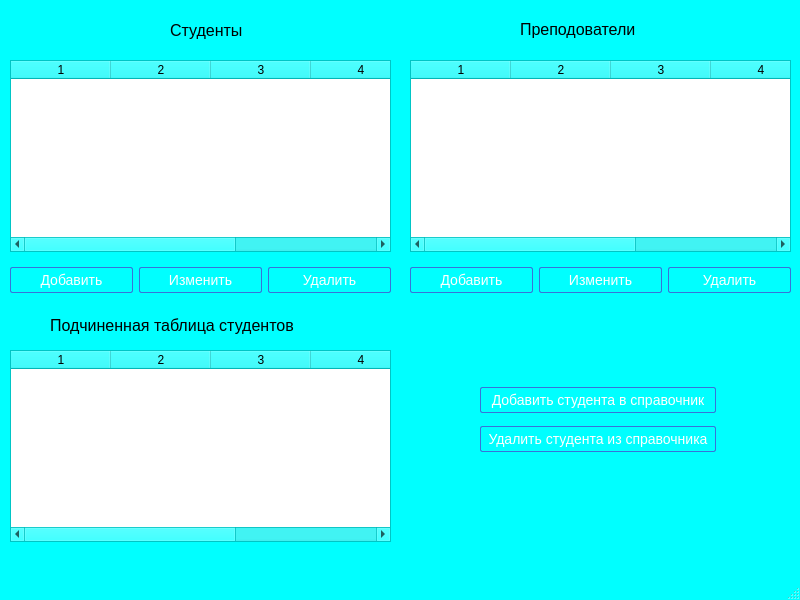
<?xml version="1.0" encoding="UTF-8"?>
<ui version="4.0">
 <class>MainWindow</class>
 <widget class="QMainWindow" name="MainWindow">
  <property name="enabled">
   <bool>true</bool>
  </property>
  <property name="geometry">
   <rect>
    <x>0</x>
    <y>0</y>
    <width>800</width>
    <height>600</height>
   </rect>
  </property>
  <property name="minimumSize">
   <size>
    <width>800</width>
    <height>600</height>
   </size>
  </property>
  <property name="maximumSize">
   <size>
    <width>800</width>
    <height>600</height>
   </size>
  </property>
  <property name="palette">
   <palette>
    <active>
     <colorrole role="WindowText">
      <brush brushstyle="SolidPattern">
       <color alpha="255">
        <red>0</red>
        <green>0</green>
        <blue>0</blue>
       </color>
      </brush>
     </colorrole>
     <colorrole role="Button">
      <brush brushstyle="SolidPattern">
       <color alpha="255">
        <red>0</red>
        <green>255</green>
        <blue>255</blue>
       </color>
      </brush>
     </colorrole>
     <colorrole role="Light">
      <brush brushstyle="SolidPattern">
       <color alpha="255">
        <red>127</red>
        <green>255</green>
        <blue>255</blue>
       </color>
      </brush>
     </colorrole>
     <colorrole role="Midlight">
      <brush brushstyle="SolidPattern">
       <color alpha="255">
        <red>63</red>
        <green>255</green>
        <blue>255</blue>
       </color>
      </brush>
     </colorrole>
     <colorrole role="Dark">
      <brush brushstyle="SolidPattern">
       <color alpha="255">
        <red>0</red>
        <green>127</green>
        <blue>127</blue>
       </color>
      </brush>
     </colorrole>
     <colorrole role="Mid">
      <brush brushstyle="SolidPattern">
       <color alpha="255">
        <red>0</red>
        <green>170</green>
        <blue>170</blue>
       </color>
      </brush>
     </colorrole>
     <colorrole role="Text">
      <brush brushstyle="SolidPattern">
       <color alpha="255">
        <red>0</red>
        <green>0</green>
        <blue>0</blue>
       </color>
      </brush>
     </colorrole>
     <colorrole role="BrightText">
      <brush brushstyle="SolidPattern">
       <color alpha="255">
        <red>255</red>
        <green>255</green>
        <blue>255</blue>
       </color>
      </brush>
     </colorrole>
     <colorrole role="ButtonText">
      <brush brushstyle="SolidPattern">
       <color alpha="255">
        <red>0</red>
        <green>0</green>
        <blue>0</blue>
       </color>
      </brush>
     </colorrole>
     <colorrole role="Base">
      <brush brushstyle="SolidPattern">
       <color alpha="255">
        <red>255</red>
        <green>255</green>
        <blue>255</blue>
       </color>
      </brush>
     </colorrole>
     <colorrole role="Window">
      <brush brushstyle="SolidPattern">
       <color alpha="255">
        <red>0</red>
        <green>255</green>
        <blue>255</blue>
       </color>
      </brush>
     </colorrole>
     <colorrole role="Shadow">
      <brush brushstyle="SolidPattern">
       <color alpha="255">
        <red>0</red>
        <green>0</green>
        <blue>0</blue>
       </color>
      </brush>
     </colorrole>
     <colorrole role="AlternateBase">
      <brush brushstyle="SolidPattern">
       <color alpha="255">
        <red>127</red>
        <green>255</green>
        <blue>255</blue>
       </color>
      </brush>
     </colorrole>
     <colorrole role="ToolTipBase">
      <brush brushstyle="SolidPattern">
       <color alpha="255">
        <red>255</red>
        <green>255</green>
        <blue>220</blue>
       </color>
      </brush>
     </colorrole>
     <colorrole role="ToolTipText">
      <brush brushstyle="SolidPattern">
       <color alpha="255">
        <red>0</red>
        <green>0</green>
        <blue>0</blue>
       </color>
      </brush>
     </colorrole>
     <colorrole role="PlaceholderText">
      <brush brushstyle="SolidPattern">
       <color alpha="128">
        <red>0</red>
        <green>0</green>
        <blue>0</blue>
       </color>
      </brush>
     </colorrole>
    </active>
    <inactive>
     <colorrole role="WindowText">
      <brush brushstyle="SolidPattern">
       <color alpha="255">
        <red>0</red>
        <green>0</green>
        <blue>0</blue>
       </color>
      </brush>
     </colorrole>
     <colorrole role="Button">
      <brush brushstyle="SolidPattern">
       <color alpha="255">
        <red>0</red>
        <green>255</green>
        <blue>255</blue>
       </color>
      </brush>
     </colorrole>
     <colorrole role="Light">
      <brush brushstyle="SolidPattern">
       <color alpha="255">
        <red>127</red>
        <green>255</green>
        <blue>255</blue>
       </color>
      </brush>
     </colorrole>
     <colorrole role="Midlight">
      <brush brushstyle="SolidPattern">
       <color alpha="255">
        <red>63</red>
        <green>255</green>
        <blue>255</blue>
       </color>
      </brush>
     </colorrole>
     <colorrole role="Dark">
      <brush brushstyle="SolidPattern">
       <color alpha="255">
        <red>0</red>
        <green>127</green>
        <blue>127</blue>
       </color>
      </brush>
     </colorrole>
     <colorrole role="Mid">
      <brush brushstyle="SolidPattern">
       <color alpha="255">
        <red>0</red>
        <green>170</green>
        <blue>170</blue>
       </color>
      </brush>
     </colorrole>
     <colorrole role="Text">
      <brush brushstyle="SolidPattern">
       <color alpha="255">
        <red>0</red>
        <green>0</green>
        <blue>0</blue>
       </color>
      </brush>
     </colorrole>
     <colorrole role="BrightText">
      <brush brushstyle="SolidPattern">
       <color alpha="255">
        <red>255</red>
        <green>255</green>
        <blue>255</blue>
       </color>
      </brush>
     </colorrole>
     <colorrole role="ButtonText">
      <brush brushstyle="SolidPattern">
       <color alpha="255">
        <red>0</red>
        <green>0</green>
        <blue>0</blue>
       </color>
      </brush>
     </colorrole>
     <colorrole role="Base">
      <brush brushstyle="SolidPattern">
       <color alpha="255">
        <red>255</red>
        <green>255</green>
        <blue>255</blue>
       </color>
      </brush>
     </colorrole>
     <colorrole role="Window">
      <brush brushstyle="SolidPattern">
       <color alpha="255">
        <red>0</red>
        <green>255</green>
        <blue>255</blue>
       </color>
      </brush>
     </colorrole>
     <colorrole role="Shadow">
      <brush brushstyle="SolidPattern">
       <color alpha="255">
        <red>0</red>
        <green>0</green>
        <blue>0</blue>
       </color>
      </brush>
     </colorrole>
     <colorrole role="AlternateBase">
      <brush brushstyle="SolidPattern">
       <color alpha="255">
        <red>127</red>
        <green>255</green>
        <blue>255</blue>
       </color>
      </brush>
     </colorrole>
     <colorrole role="ToolTipBase">
      <brush brushstyle="SolidPattern">
       <color alpha="255">
        <red>255</red>
        <green>255</green>
        <blue>220</blue>
       </color>
      </brush>
     </colorrole>
     <colorrole role="ToolTipText">
      <brush brushstyle="SolidPattern">
       <color alpha="255">
        <red>0</red>
        <green>0</green>
        <blue>0</blue>
       </color>
      </brush>
     </colorrole>
     <colorrole role="PlaceholderText">
      <brush brushstyle="SolidPattern">
       <color alpha="128">
        <red>0</red>
        <green>0</green>
        <blue>0</blue>
       </color>
      </brush>
     </colorrole>
    </inactive>
    <disabled>
     <colorrole role="WindowText">
      <brush brushstyle="SolidPattern">
       <color alpha="255">
        <red>0</red>
        <green>127</green>
        <blue>127</blue>
       </color>
      </brush>
     </colorrole>
     <colorrole role="Button">
      <brush brushstyle="SolidPattern">
       <color alpha="255">
        <red>0</red>
        <green>255</green>
        <blue>255</blue>
       </color>
      </brush>
     </colorrole>
     <colorrole role="Light">
      <brush brushstyle="SolidPattern">
       <color alpha="255">
        <red>127</red>
        <green>255</green>
        <blue>255</blue>
       </color>
      </brush>
     </colorrole>
     <colorrole role="Midlight">
      <brush brushstyle="SolidPattern">
       <color alpha="255">
        <red>63</red>
        <green>255</green>
        <blue>255</blue>
       </color>
      </brush>
     </colorrole>
     <colorrole role="Dark">
      <brush brushstyle="SolidPattern">
       <color alpha="255">
        <red>0</red>
        <green>127</green>
        <blue>127</blue>
       </color>
      </brush>
     </colorrole>
     <colorrole role="Mid">
      <brush brushstyle="SolidPattern">
       <color alpha="255">
        <red>0</red>
        <green>170</green>
        <blue>170</blue>
       </color>
      </brush>
     </colorrole>
     <colorrole role="Text">
      <brush brushstyle="SolidPattern">
       <color alpha="255">
        <red>0</red>
        <green>127</green>
        <blue>127</blue>
       </color>
      </brush>
     </colorrole>
     <colorrole role="BrightText">
      <brush brushstyle="SolidPattern">
       <color alpha="255">
        <red>255</red>
        <green>255</green>
        <blue>255</blue>
       </color>
      </brush>
     </colorrole>
     <colorrole role="ButtonText">
      <brush brushstyle="SolidPattern">
       <color alpha="255">
        <red>0</red>
        <green>127</green>
        <blue>127</blue>
       </color>
      </brush>
     </colorrole>
     <colorrole role="Base">
      <brush brushstyle="SolidPattern">
       <color alpha="255">
        <red>0</red>
        <green>255</green>
        <blue>255</blue>
       </color>
      </brush>
     </colorrole>
     <colorrole role="Window">
      <brush brushstyle="SolidPattern">
       <color alpha="255">
        <red>0</red>
        <green>255</green>
        <blue>255</blue>
       </color>
      </brush>
     </colorrole>
     <colorrole role="Shadow">
      <brush brushstyle="SolidPattern">
       <color alpha="255">
        <red>0</red>
        <green>0</green>
        <blue>0</blue>
       </color>
      </brush>
     </colorrole>
     <colorrole role="AlternateBase">
      <brush brushstyle="SolidPattern">
       <color alpha="255">
        <red>0</red>
        <green>255</green>
        <blue>255</blue>
       </color>
      </brush>
     </colorrole>
     <colorrole role="ToolTipBase">
      <brush brushstyle="SolidPattern">
       <color alpha="255">
        <red>255</red>
        <green>255</green>
        <blue>220</blue>
       </color>
      </brush>
     </colorrole>
     <colorrole role="ToolTipText">
      <brush brushstyle="SolidPattern">
       <color alpha="255">
        <red>0</red>
        <green>0</green>
        <blue>0</blue>
       </color>
      </brush>
     </colorrole>
     <colorrole role="PlaceholderText">
      <brush brushstyle="SolidPattern">
       <color alpha="128">
        <red>0</red>
        <green>0</green>
        <blue>0</blue>
       </color>
      </brush>
     </colorrole>
    </disabled>
   </palette>
  </property>
  <property name="windowTitle">
   <string>Справочник</string>
  </property>
  <widget class="QWidget" name="centralwidget">
   <widget class="QTableWidget" name="table_widget_students">
    <property name="geometry">
     <rect>
      <x>10</x>
      <y>60</y>
      <width>381</width>
      <height>192</height>
     </rect>
    </property>
    <property name="editTriggers">
     <set>QAbstractItemView::NoEditTriggers</set>
    </property>
    <property name="selectionMode">
     <enum>QAbstractItemView::SingleSelection</enum>
    </property>
    <property name="selectionBehavior">
     <enum>QAbstractItemView::SelectRows</enum>
    </property>
    <property name="columnCount">
     <number>5</number>
    </property>
    <attribute name="horizontalHeaderHighlightSections">
     <bool>false</bool>
    </attribute>
    <column/>
    <column/>
    <column/>
    <column/>
    <column/>
   </widget>
   <widget class="QTableWidget" name="table_widget_teachers">
    <property name="geometry">
     <rect>
      <x>410</x>
      <y>60</y>
      <width>381</width>
      <height>192</height>
     </rect>
    </property>
    <property name="editTriggers">
     <set>QAbstractItemView::NoEditTriggers</set>
    </property>
    <property name="selectionMode">
     <enum>QAbstractItemView::SingleSelection</enum>
    </property>
    <property name="selectionBehavior">
     <enum>QAbstractItemView::SelectRows</enum>
    </property>
    <property name="columnCount">
     <number>5</number>
    </property>
    <attribute name="horizontalHeaderHighlightSections">
     <bool>false</bool>
    </attribute>
    <column/>
    <column/>
    <column/>
    <column/>
    <column/>
   </widget>
   <widget class="QTableWidget" name="table_widget_subordinate">
    <property name="geometry">
     <rect>
      <x>10</x>
      <y>350</y>
      <width>381</width>
      <height>192</height>
     </rect>
    </property>
    <property name="editTriggers">
     <set>QAbstractItemView::NoEditTriggers</set>
    </property>
    <property name="selectionMode">
     <enum>QAbstractItemView::SingleSelection</enum>
    </property>
    <property name="selectionBehavior">
     <enum>QAbstractItemView::SelectRows</enum>
    </property>
    <property name="columnCount">
     <number>5</number>
    </property>
    <attribute name="horizontalHeaderHighlightSections">
     <bool>false</bool>
    </attribute>
    <column/>
    <column/>
    <column/>
    <column/>
    <column/>
   </widget>
   <widget class="QLabel" name="label_students">
    <property name="geometry">
     <rect>
      <x>170</x>
      <y>20</y>
      <width>91</width>
      <height>21</height>
     </rect>
    </property>
    <property name="font">
     <font>
      <pointsize>12</pointsize>
     </font>
    </property>
    <property name="text">
     <string>Студенты</string>
    </property>
   </widget>
   <widget class="QLabel" name="label_teachers">
    <property name="geometry">
     <rect>
      <x>520</x>
      <y>14</y>
      <width>151</width>
      <height>31</height>
     </rect>
    </property>
    <property name="font">
     <font>
      <pointsize>12</pointsize>
     </font>
    </property>
    <property name="text">
     <string>Преподователи</string>
    </property>
   </widget>
   <widget class="QLabel" name="label_subordinate">
    <property name="geometry">
     <rect>
      <x>50</x>
      <y>315</y>
      <width>311</width>
      <height>21</height>
     </rect>
    </property>
    <property name="font">
     <font>
      <pointsize>12</pointsize>
     </font>
    </property>
    <property name="text">
     <string>Подчиненная таблица студентов</string>
    </property>
   </widget>
   <widget class="QWidget" name="horizontalLayoutWidget">
    <property name="geometry">
     <rect>
      <x>10</x>
      <y>250</y>
      <width>381</width>
      <height>61</height>
     </rect>
    </property>
    <layout class="QHBoxLayout" name="horizontalLayout">
     <item>
      <widget class="QPushButton" name="pushbutton_add_student">
       <property name="styleSheet">
        <string notr="true">QPushButton#pushbutton_add_student {
    padding:4px;
    color: #fff;
    font-size: 14px;
    border-radius: 2px;
    border: 1px solid #3873d9;
    background-color: qlineargradient( x1: 0, y1: 0, x2: 0, y2: 1,
                                        stop: 0 #4287ff, stop: 1 #356ccc);
 }
QPushButton#pushbutton_add_student:pressed {
    color: #111;
    border: 1px solid #3873d9;
    background: #fff;
 }</string>
       </property>
       <property name="text">
        <string>Добавить</string>
       </property>
      </widget>
     </item>
     <item>
      <widget class="QPushButton" name="pushbutton_change_student">
       <property name="styleSheet">
        <string notr="true">QPushButton#pushbutton_change_student {
    padding:4px;
    color: #fff;
    font-size: 14px;
    border-radius: 2px;
    border: 1px solid #3873d9;
    background-color: qlineargradient( x1: 0, y1: 0, x2: 0, y2: 1,
                                        stop: 0 #4287ff, stop: 1 #356ccc);
 }
QPushButton#pushbutton_change_student:pressed {
    color: #111;
    border: 1px solid #3873d9;
    background: #fff;
 }</string>
       </property>
       <property name="text">
        <string>Изменить</string>
       </property>
      </widget>
     </item>
     <item>
      <widget class="QPushButton" name="pushbutton_remove_student">
       <property name="styleSheet">
        <string notr="true">QPushButton#pushbutton_remove_student {
    padding:4px;
    color: #fff;
    font-size: 14px;
    border-radius: 2px;
    border: 1px solid #3873d9;
    background-color: qlineargradient( x1: 0, y1: 0, x2: 0, y2: 1,
                                        stop: 0 #4287ff, stop: 1 #356ccc);
 }
QPushButton#pushbutton_remove_student:pressed {
    color: #111;
    border: 1px solid #3873d9;
    background: #fff;
 }</string>
       </property>
       <property name="text">
        <string>Удалить</string>
       </property>
      </widget>
     </item>
    </layout>
   </widget>
   <widget class="QWidget" name="horizontalLayoutWidget_2">
    <property name="geometry">
     <rect>
      <x>410</x>
      <y>250</y>
      <width>381</width>
      <height>61</height>
     </rect>
    </property>
    <layout class="QHBoxLayout" name="horizontalLayout_2">
     <item>
      <widget class="QPushButton" name="pushbutton_add_teacher">
       <property name="styleSheet">
        <string notr="true">QPushButton#pushbutton_add_teacher {
    padding:4px;
    color: #fff;
    font-size: 14px;
    border-radius: 2px;
    border: 1px solid #3873d9;
    background-color: qlineargradient( x1: 0, y1: 0, x2: 0, y2: 1,
                                        stop: 0 #4287ff, stop: 1 #356ccc);
 }
QPushButton#pushbutton_add_teacher:pressed {
    color: #111;
    border: 1px solid #3873d9;
    background: #fff;
 }</string>
       </property>
       <property name="text">
        <string>Добавить</string>
       </property>
      </widget>
     </item>
     <item>
      <widget class="QPushButton" name="pushbutton_change_teacher">
       <property name="styleSheet">
        <string notr="true">QPushButton#pushbutton_change_teacher {
    padding:4px;
    color: #fff;
    font-size: 14px;
    border-radius: 2px;
    border: 1px solid #3873d9;
    background-color: qlineargradient( x1: 0, y1: 0, x2: 0, y2: 1,
                                        stop: 0 #4287ff, stop: 1 #356ccc);
 }
QPushButton#pushbutton_change_teacher:pressed {
    color: #111;
    border: 1px solid #3873d9;
    background: #fff;
 }</string>
       </property>
       <property name="text">
        <string>Изменить</string>
       </property>
      </widget>
     </item>
     <item>
      <widget class="QPushButton" name="pushbutton_remove_teacher">
       <property name="styleSheet">
        <string notr="true">QPushButton#pushbutton_remove_teacher {
    padding:4px;
    color: #fff;
    font-size: 14px;
    border-radius: 2px;
    border: 1px solid #3873d9;
    background-color: qlineargradient( x1: 0, y1: 0, x2: 0, y2: 1,
                                        stop: 0 #4287ff, stop: 1 #356ccc);
 }
QPushButton#pushbutton_remove_teacher:pressed {
    color: #111;
    border: 1px solid #3873d9;
    background: #fff;
 }</string>
       </property>
       <property name="text">
        <string>Удалить</string>
       </property>
      </widget>
     </item>
    </layout>
   </widget>
   <widget class="QWidget" name="verticalLayoutWidget">
    <property name="geometry">
     <rect>
      <x>480</x>
      <y>380</y>
      <width>236</width>
      <height>80</height>
     </rect>
    </property>
    <layout class="QVBoxLayout" name="verticalLayout">
     <item>
      <widget class="QPushButton" name="pushbutton_add_student_in_subordinate">
       <property name="styleSheet">
        <string notr="true">QPushButton#pushbutton_add_student_in_subordinate {
    padding:4px;
    color: #fff;
    font-size: 14px;
    border-radius: 2px;
    border: 1px solid #3873d9;
    background-color: qlineargradient( x1: 0, y1: 0, x2: 0, y2: 1,
                                        stop: 0 #4287ff, stop: 1 #356ccc);
 }
QPushButton#pushbutton_add_student_in_subordinate:pressed {
    color: #111;
    border: 1px solid #3873d9;
    background: #fff;
 }</string>
       </property>
       <property name="text">
        <string>Добавить студента в справочник</string>
       </property>
      </widget>
     </item>
     <item>
      <widget class="QPushButton" name="pushbutton_remove_student_from_subordinate">
       <property name="styleSheet">
        <string notr="true">QPushButton#pushbutton_remove_student_from_subordinate {
    padding:4px;
    color: #fff;
    font-size: 14px;
    border-radius: 2px;
    border: 1px solid #3873d9;
    background-color: qlineargradient( x1: 0, y1: 0, x2: 0, y2: 1,
                                        stop: 0 #4287ff, stop: 1 #356ccc);
 }
QPushButton#pushbutton_remove_student_from_subordinate:pressed {
    color: #111;
    border: 1px solid #3873d9;
    background: #fff;
 }</string>
       </property>
       <property name="text">
        <string>Удалить студента из справочника</string>
       </property>
      </widget>
     </item>
    </layout>
   </widget>
  </widget>
  <widget class="QMenuBar" name="menubar">
   <property name="geometry">
    <rect>
     <x>0</x>
     <y>0</y>
     <width>800</width>
     <height>26</height>
    </rect>
   </property>
  </widget>
  <widget class="QStatusBar" name="statusbar"/>
 </widget>
 <resources/>
 <connections/>
</ui>
